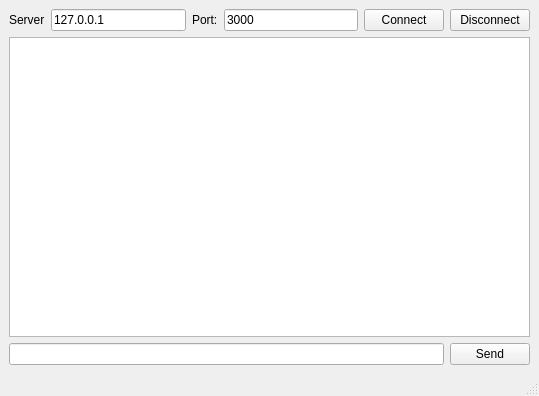
<?xml version="1.0" encoding="UTF-8"?>
<ui version="4.0">
 <class>MainWindow</class>
 <widget class="QMainWindow" name="MainWindow">
  <property name="geometry">
   <rect>
    <x>0</x>
    <y>0</y>
    <width>539</width>
    <height>396</height>
   </rect>
  </property>
  <property name="windowTitle">
   <string>MainWindow</string>
  </property>
  <widget class="QWidget" name="centralwidget">
   <layout class="QVBoxLayout" name="verticalLayout">
    <item>
     <layout class="QHBoxLayout" name="horizontalLayout">
      <item>
       <widget class="QLabel" name="label">
        <property name="text">
         <string>Server</string>
        </property>
       </widget>
      </item>
      <item>
       <widget class="QLineEdit" name="txtServer">
        <property name="text">
         <string>127.0.0.1</string>
        </property>
       </widget>
      </item>
      <item>
       <widget class="QLabel" name="label_2">
        <property name="text">
         <string>Port:</string>
        </property>
       </widget>
      </item>
      <item>
       <widget class="QLineEdit" name="txtPort">
        <property name="text">
         <string>3000</string>
        </property>
       </widget>
      </item>
      <item>
       <widget class="QPushButton" name="btnConnect">
        <property name="text">
         <string>Connect</string>
        </property>
       </widget>
      </item>
      <item>
       <widget class="QPushButton" name="btnDisconnect">
        <property name="text">
         <string>Disconnect</string>
        </property>
       </widget>
      </item>
     </layout>
    </item>
    <item>
     <widget class="QListView" name="listView"/>
    </item>
    <item>
     <layout class="QHBoxLayout" name="horizontalLayout_2">
      <item>
       <widget class="QLineEdit" name="txtMessage"/>
      </item>
      <item>
       <widget class="QPushButton" name="btnSend">
        <property name="text">
         <string>Send</string>
        </property>
       </widget>
      </item>
     </layout>
    </item>
   </layout>
  </widget>
  <widget class="QMenuBar" name="menubar">
   <property name="geometry">
    <rect>
     <x>0</x>
     <y>0</y>
     <width>539</width>
     <height>22</height>
    </rect>
   </property>
  </widget>
  <widget class="QStatusBar" name="statusbar"/>
 </widget>
 <resources/>
 <connections/>
</ui>
